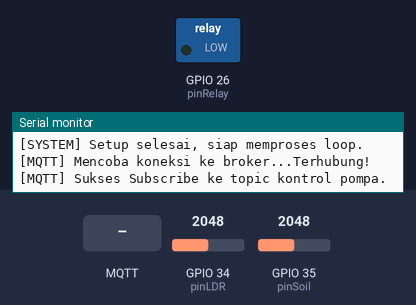
A sketch run on a simulated ESP32. On the bench: switched loads named in the sketch (green lamp = pin HIGH), the last lines printed to the serial monitor. The test bench sets the inputs (shaded band); at power-on: GPIO 34 (pinLDR) = 2048, GPIO 35 (pinSoil) = 2048. WiFi joins after 1.5 s; servers stay silent unless stated; random numbers use the default seed unless the sketch sets one; no MQTT or app messages arrive unless stated.

Above: at 3.7 s.
3.8 s: MQTT message "0" arrives on the first subscribed topic
At 5.0 s:
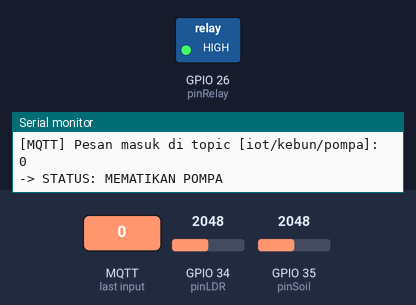
5.3 s: MQTT message "1" arrives on the first subscribed topic
At 6.2 s:
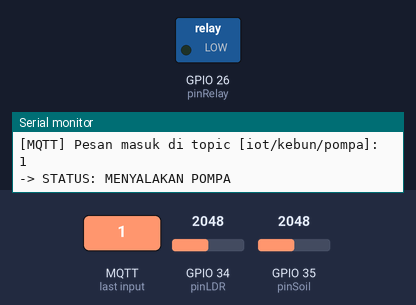
Timing chart, 0 to 8.3 s (numbered marks = the images above; inputs shaded):
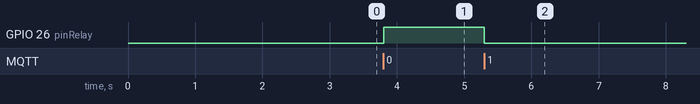

The sketch:

CODE_ESP.ino
```cpp
#include <WiFi.h>
#include <PubSubClient.h>

// ==========================================
// 1. PENGATURAN WI-FI & MQTT (SILAKAN DISESUAIKAN)
// ==========================================
const char* ssid     = "iPhone";     // Ganti dengan nama Wi-Fi/Hotspot kamu
const char* password = "Ri1234567"; // Ganti dengan password Wi-Fi kamu

const char* mqtt_server = "broker.hivemq.com";
const int mqtt_port    = 1883; // Port standar TCP untuk mikrokontroler

// Topic MQTT - Harus sama persis dengan yang ada di JavaScript Website
const char* topic_soil  = "iot/kebun/soil";
const char* topic_ldr   = "iot/kebun/ldr";
const char* topic_pompa = "iot/kebun/pompa";

// ==========================================
// 2. DEFINISI PIN KOMPONEN ESP32
// ==========================================
const int pinSoil  = 35; // Sensor Kelembaban Tanah (Analog)
const int pinLDR   = 34; // Sensor Cahaya LDR (Analog)
const int pinRelay = 26; // Output Relay untuk Pompa

WiFiClient espClient;
PubSubClient client(espClient);

unsigned long lastMsg = 0;
const long interval = 5000; // Interval pengiriman data ke web (5000 ms = 5 detik)

// ==========================================
// 3. FUNGSI KONEKSI WI-FI
// ==========================================
void setup_wifi() {
  delay(10);
  Serial.println();
  Serial.print("Menghubungkan ke Wi-Fi: ");
  Serial.println(ssid);

  WiFi.begin(ssid, password);

  while (WiFi.status() != WL_CONNECTED) {
    delay(500);
    Serial.print(".");
  }

  Serial.println("\n[Wi-Fi] Terhubung!");
  Serial.print("[Wi-Fi] IP Address: ");
  Serial.println(WiFi.localIP());
}

// ==========================================
// 4. FUNGSI MENERIMA PERINTAH DARI WEB (CALLBACK)
// ==========================================
void callback(char* topic, byte* payload, unsigned long length) {
  Serial.print("[MQTT] Pesan masuk di topic [");
  Serial.print(topic);
  Serial.print("]: ");

  // Konversi payload byte menjadi String
  String messageTemp;
  for (int i = 0; i < length; i++) {
    messageTemp += (char)payload[i];
  }
  Serial.println(messageTemp);

  // Cek apakah pesan berasal dari topic pompa
  if (String(topic) == topic_pompa) {
    if (messageTemp == "1") {
      Serial.println("-> STATUS: MENYALAKAN POMPA");
      digitalWrite(pinRelay, LOW); // Ubah ke LOW jika modul relay kamu tipe Active Low
    } else if (messageTemp == "0") {
      Serial.println("-> STATUS: MEMATIKAN POMPA");
      digitalWrite(pinRelay, HIGH);  // Ubah ke HIGH jika modul relay kamu tipe Active Low
    }
  }
}

// ==========================================
// 5. FUNGSI KONEKSI ULANG MQTT BROKER
// ==========================================
void reconnect() {
  // Looping sampai ESP32 benar-benar terhubung ke Broker
  while (!client.connected()) {
    Serial.print("[MQTT] Mencoba koneksi ke broker...");

    // Membuat Client ID acak agar tidak bentrok dengan Client ID Website
    String clientId = "PetaleleESP32-" + String(random(0, 10000));

    if (client.connect(clientId.c_str())) {
      Serial.println("Terhubung!");

      // WAJIB Subscribe ke topic pompa supaya ESP32 mendengarkan klik tombol dari web
      client.subscribe(topic_pompa);
      Serial.println("[MQTT] Sukses Subscribe ke topic kontrol pompa.");
    } else {
      Serial.print("Gagal, status=");
      Serial.print(client.state());
      Serial.println(". Mencoba lagi dalam 5 detik...");
      delay(5000);
    }
  }
}

// ==========================================
// 6. SETUP AWAL (DIJALANKAN 1 KALi)
// ==========================================
void setup() {
  Serial.begin(115200);
  delay(1000); // Beri jeda kestabilan serial monitor setelah boot

  // 1. Konfigurasi Pin Relay Lebih Awal
  pinMode(pinRelay, OUTPUT);
  digitalWrite(pinRelay, LOW); // Pompa default mati (Ubah HIGH jika Active Low)

  // 2. Hubungkan Wi-Fi sampai tuntas mendapat IP
  setup_wifi();

  // 3. Daftarkan Alamat Broker MQTT
  client.setServer(mqtt_server, mqtt_port);

  // 4. WAJIB DI SINI: Daftarkan fungsi callback tepat setelah server siap
  client.setCallback(callback);

  Serial.println("[SYSTEM] Setup selesai, siap memproses loop.");
}

// ==========================================
// 7. LOOP UTAMA (DIJALANKAN TERUS-MENERUS)
// ==========================================
void loop() {
  // Pastikan ESP32 selalu terkoneksi ke Broker MQTT
  if (!client.connected()) {
    reconnect();
  }
  client.loop(); // Memproses data masuk dan menjaga koneksi keep-alive

  // Mengirim data sensor secara berkala (Non-blocking menggunakan millis)
  unsigned long now = millis();
  if (now - lastMsg > interval) {
    lastMsg = now;

    // Membaca nilai analog dari sensor asli
    int nilaiSoil = analogRead(pinSoil);
    int nilaiLDR  = analogRead(pinLDR);

    // Mengubah nilai data integer menjadi bentuk String/Char Array
    char msgSoil[8];
    char msgLDR[8];
    dtostrf(nilaiSoil, 1, 0, msgSoil);
    dtostrf(nilaiLDR, 1, 0, msgLDR);

    // Mengirimkan (Publish) data ke Broker MQTT
    Serial.print("[Publish] Soil: "); Serial.println(msgSoil);
    client.publish(topic_soil, msgSoil);

    Serial.print("[Publish] LDR : "); Serial.println(msgLDR);
    client.publish(topic_ldr, msgLDR);

    Serial.println("------------------------------------");
  }
}
```

Measured:
- after the input at 3.8 s, GPIO 26 (pinRelay): LOW → HIGH at once
- after the input at 5.3 s, GPIO 26 (pinRelay): HIGH → LOW at once
